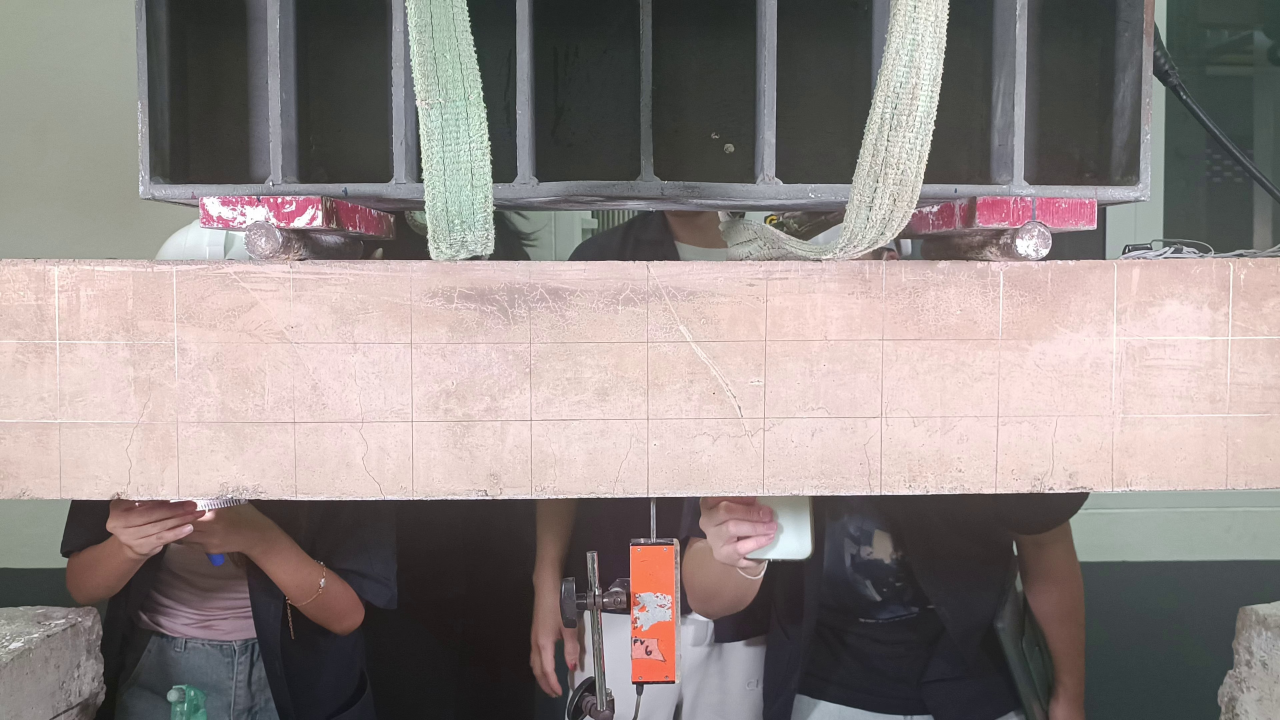
#> input picture code/images/frame_0013.jpg, 3840 x 2160 px (shown at 1/3 size)
$ python calcined_clay_extract.py
#> lines starting #> are read from the running program, lines starting #| are printed output that depends on the picture; after the words box and inside, x2 and y2 are one past the last pixel; in counts of white or black regions, pixels touching at a corner belong together
#> further down, img is the input picture: shape (2160, 3840, 3); mean B, G, R 131.4, 133.8, 143.1
import cv2 as cv
import numpy as np


def rescale_frame(frame, scale=0.5):
#> called with scale = 0.5
    width = int(frame.shape[1] // 5)  # [1] means width, [0] means height
#> width = 768
    height = int(frame.shape[0] // 5)
#> height = 432
    dimensions = (width, height)
#> dimensions = (768, 432)
    return cv.resize(frame, dimensions, interpolation=cv.INTER_AREA)


# Load and resize the image
img = cv.imread("../../images/frame_0013.jpg")
resized_img = rescale_frame(img)

# Convert to HSV color space
hsv = cv.cvtColor(resized_img, cv.COLOR_BGR2HSV)
#> hsv: shape (432, 768, 3); mean H, S, V 51.3, 29.6, 146.1

# Apply histogram equalization to the V (value) channel
h, s, v = cv.split(hsv)
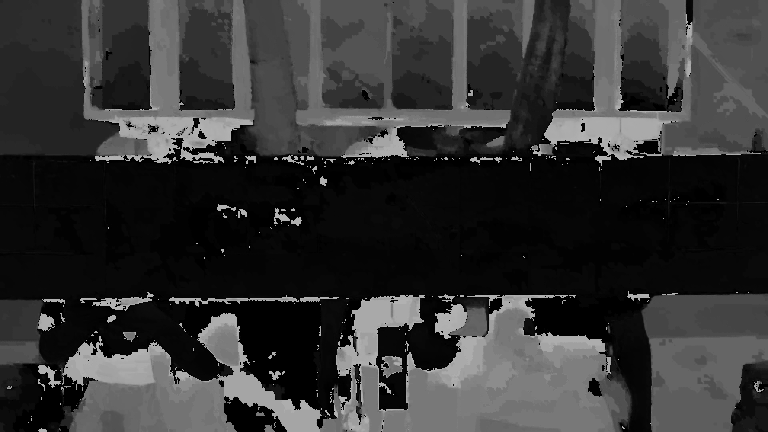
#> h: shape (432, 768); min 0, max 179, mean 51.3
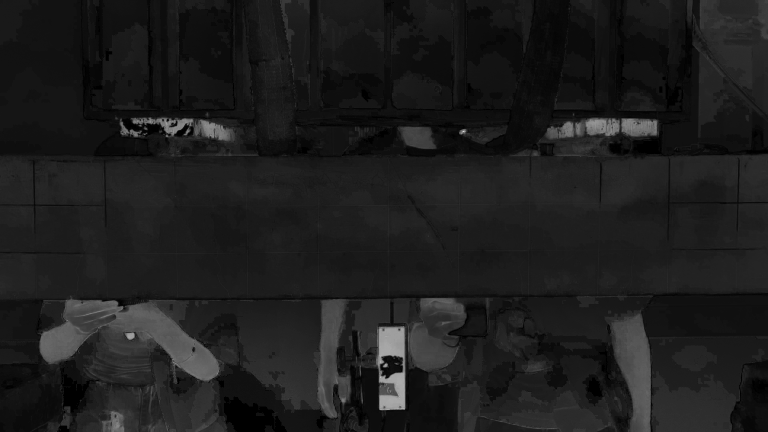
#> s: shape (432, 768); min 0, max 219, mean 29.6
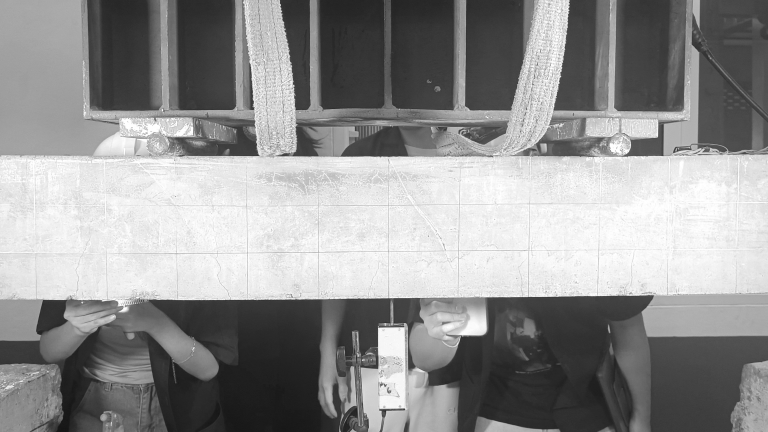
#> v: shape (432, 768); min 20, max 255, mean 146.1
v_eq = cv.equalizeHist(v)
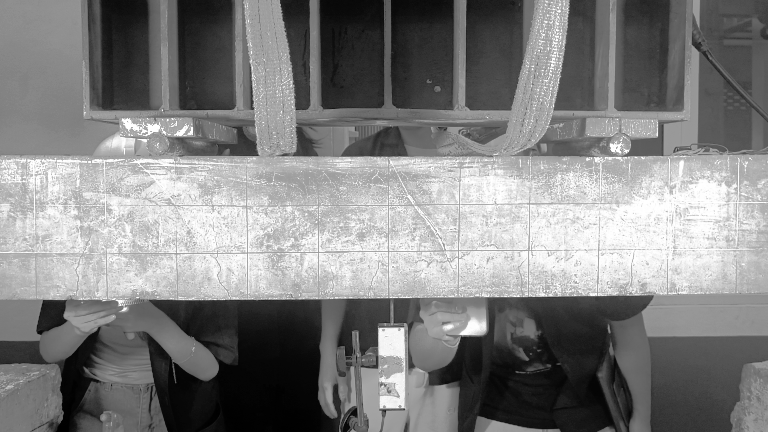
#> v_eq: shape (432, 768); min 0, max 255, mean 128.4
hsv_eq = cv.merge([h, s, v_eq])
#> hsv_eq: shape (432, 768, 3); mean H, S, V 51.3, 29.6, 128.4

# Convert back to BGR color space
resized_img_eq = cv.cvtColor(hsv_eq, cv.COLOR_HSV2BGR)
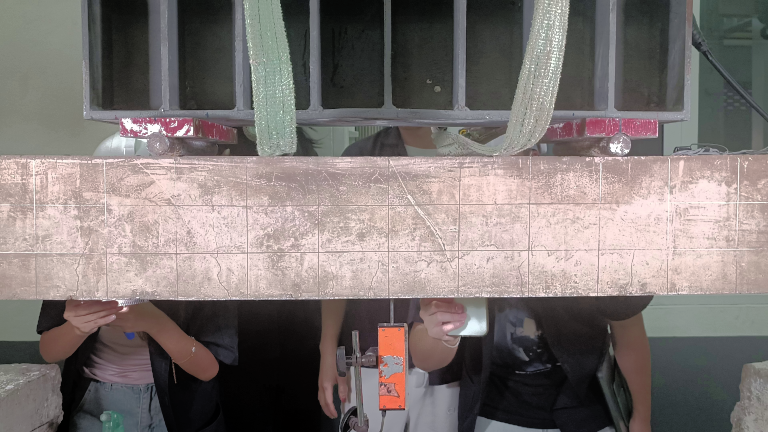
#> resized_img_eq: shape (432, 768, 3); mean B, G, R 115, 117.2, 125.6

# Define HSV range for calcined clay
lower_calcined = np.array([0, 5, 80])
upper_calcined = np.array([20, 255, 255])

# Create a mask for the calcined clay
mask = cv.inRange(hsv_eq, lower_calcined, upper_calcined)
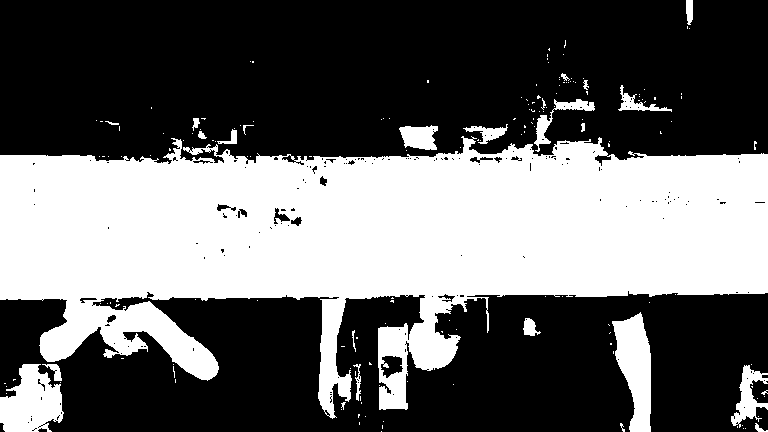
#> mask: shape (432, 768); 39.9% white; 169 white regions (145 under 20 px), largest, box (x1, y1, x2, y2) and area: (0, 136, 768, 419) 121941, (0, 364, 64, 432) 2994, (612, 312, 651, 432) 2951

# Apply the mask to the original image
calcined_mask = cv.bitwise_and(resized_img_eq, resized_img_eq, mask=mask)
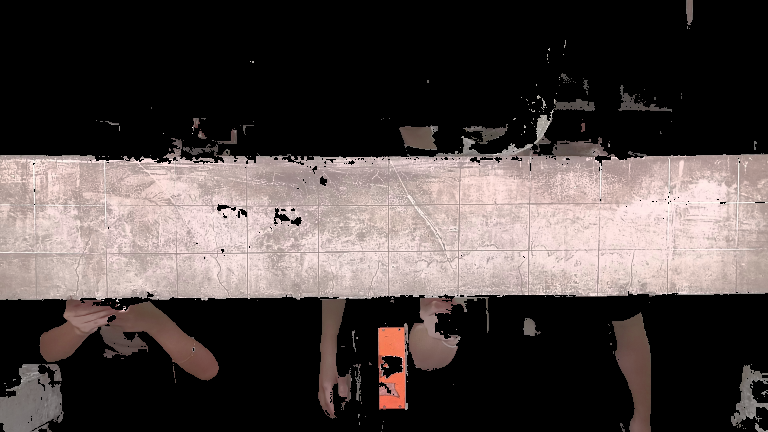
#> calcined_mask: shape (432, 768, 3); mean B, G, R 66.9, 68.7, 77.5

# Display the results
cv.imshow("Original Image", resized_img)
cv.imshow("Histogram Equalized Image", resized_img_eq)
cv.imshow("Calcined Concrete Mask", mask)
cv.imshow("Calcined Concrete Extracted", calcined_mask)

# Wait for a key press and close all windows
cv.waitKey(0)
cv.destroyAllWindows()

$ run again, with code/images/frame_0000.jpg copied over code/images/frame_0013.jpg
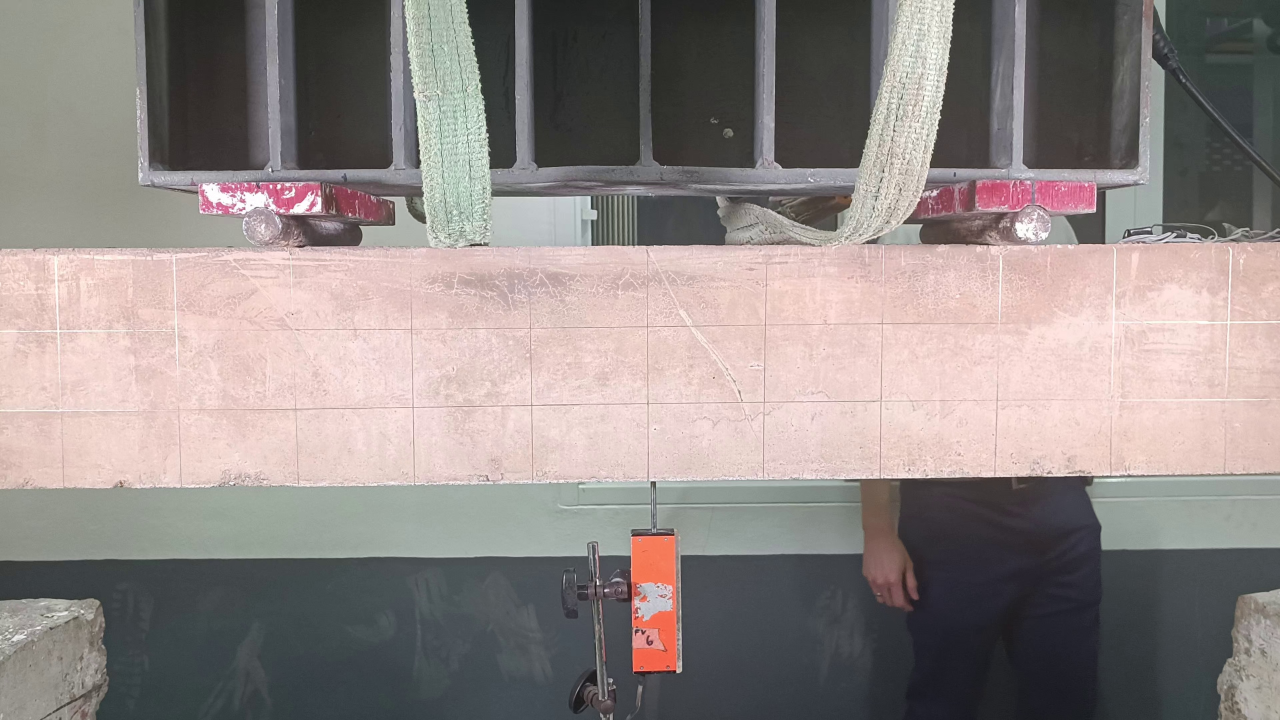
#> input picture code/images/frame_0000.jpg, 3840 x 2160 px (shown at 1/3 size)
#> img is the input picture: shape (2160, 3840, 3); mean B, G, R 133.5, 135.9, 144.7
#> hsv: shape (432, 768, 3); mean H, S, V 52.2, 29.6, 148.3
#> hsv_eq: shape (432, 768, 3); mean H, S, V 52.2, 29.6, 128.4
#> `mask = cv.inRange(hsv_eq, lower_calcined, upper_calcined)`:
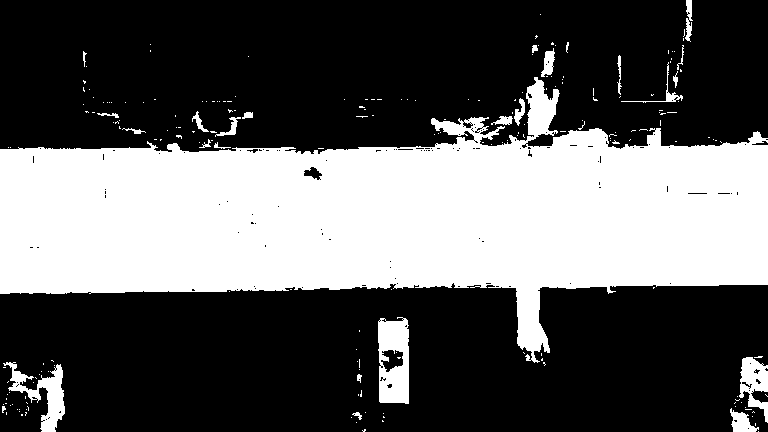
#> mask: shape (432, 768); 36.5% white; 211 white regions (186 under 20 px), largest, box (x1, y1, x2, y2) and area: (0, 77, 768, 363) 113630, (378, 317, 409, 404) 2157, (3, 362, 65, 432) 1529
#> `calcined_mask = cv.bitwise_and(resized_img_eq, resized_img_eq, mask=ma..`:
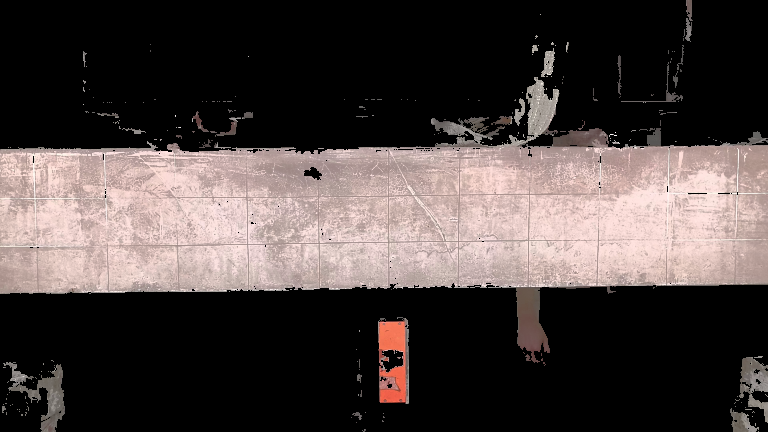
#> calcined_mask: shape (432, 768, 3); mean B, G, R 63.7, 65.4, 74.5

$ run again, with code/images/frame_0015.jpg copied over code/images/frame_0013.jpg
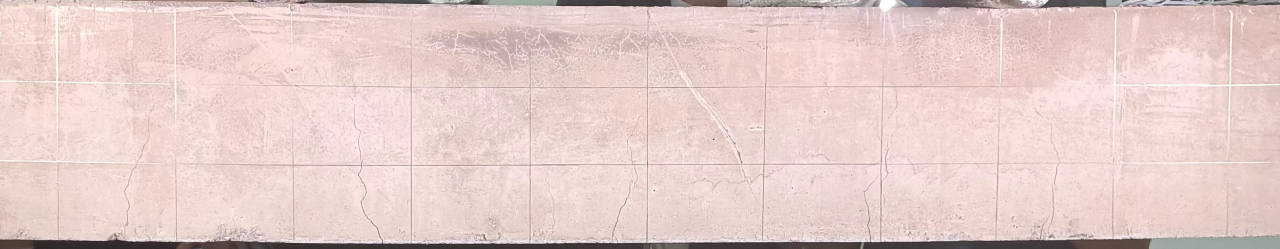
#> input picture code/images/frame_0015.jpg, 3840 x 745 px (shown at 1/3 size)
#> img is the input picture: shape (745, 3840, 3); mean B, G, R 201.6, 206.3, 229.7
#> hsv: shape (149, 768, 3); mean H, S, V 12.2, 31.5, 229.8
#> hsv_eq: shape (149, 768, 3); mean H, S, V 12.2, 31.5, 131.2
#> `mask = cv.inRange(hsv_eq, lower_calcined, upper_calcined)`:
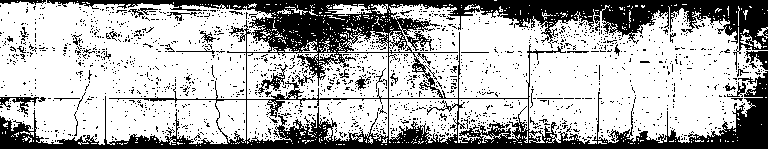
#> mask: shape (149, 768); 69.4% white; 1787 black regions (1742 under 20 px), largest, box (x1, y1, x2, y2) and area: (0, 0, 768, 149) 28479, (745, 51, 768, 70) 234, (0, 97, 39, 115) 232
#> `calcined_mask = cv.bitwise_and(resized_img_eq, resized_img_eq, mask=ma..`:
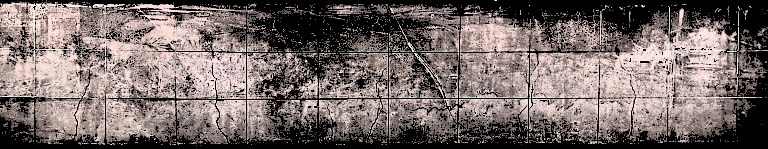
#> calcined_mask: shape (149, 768, 3); mean B, G, R 103.3, 105.8, 118

$ run again, with code/images/1080.jpg copied over code/images/frame_0013.jpg
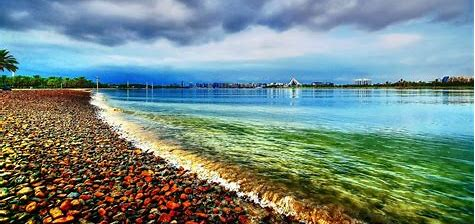
#> input picture code/images/1080.jpg, 475 x 224 px
#> img is the input picture: shape (224, 475, 3); mean B, G, R 133.2, 138.6, 115.5
#> hsv: shape (44, 95, 3); mean H, S, V 67.1, 114.3, 161.9
#> hsv_eq: shape (44, 95, 3); mean H, S, V 67.1, 114.3, 128.3
#> mask: shape (44, 95); 6% white in thin lines or dots, all inside (x1, y1, x2, y2) = (0, 15, 94, 44)
#> `calcined_mask = cv.bitwise_and(resized_img_eq, resized_img_eq, mask=ma..`:
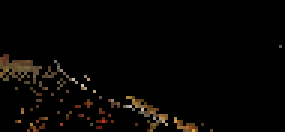
#> calcined_mask: shape (44, 95, 3) (shown 3 times larger); mean B, G, R 3.2, 4.9, 6.7
